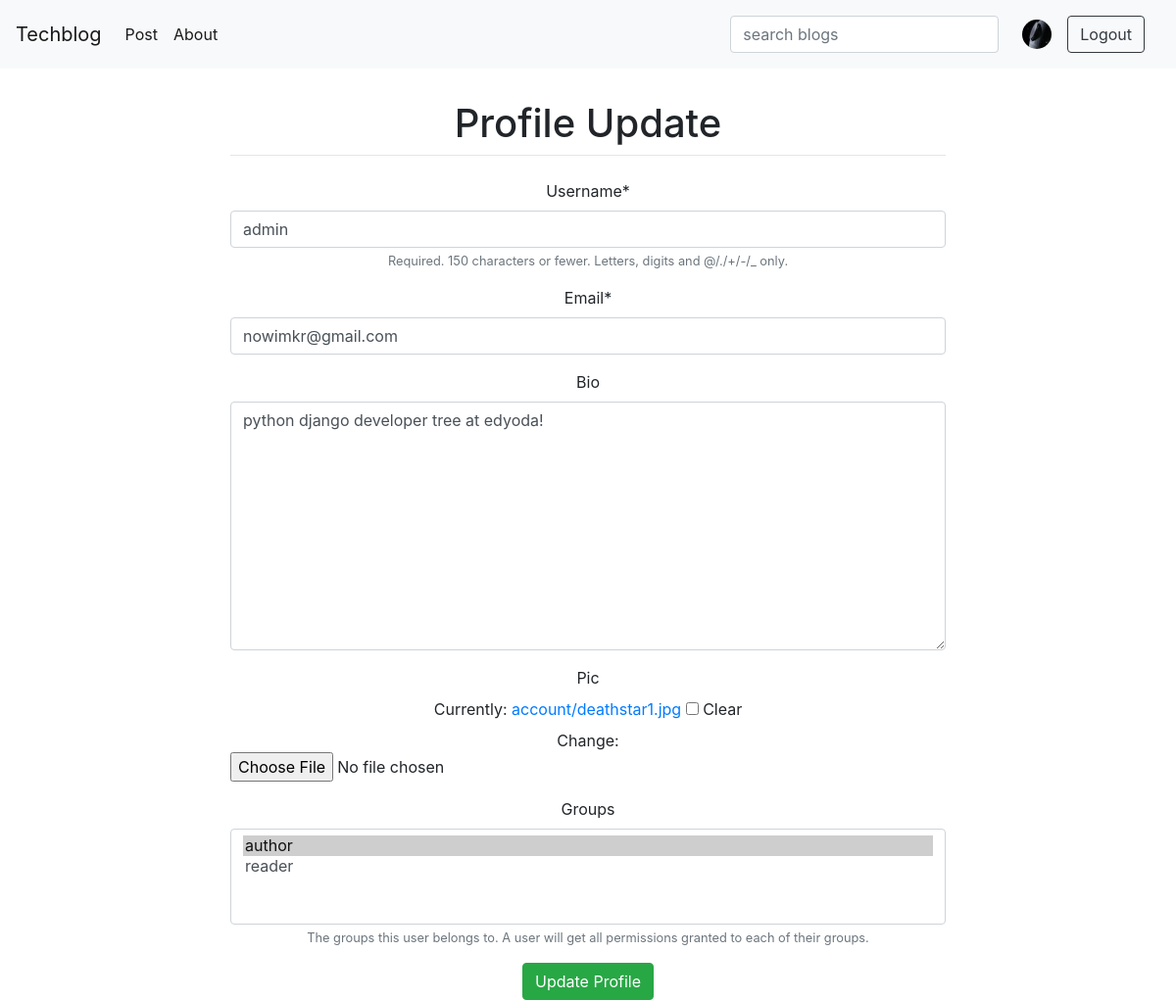
Screenshot of /account/1 with the database file from the repository.
### account/models.py (models this page shows, shortened)
class User(AbstractUser):
    email = models.EmailField(unique=True)
    pic = models.ImageField(upload_to='account/', blank=True)
    bio = models.TextField(blank=True)
    REQUIRED_FIELDS = ('email',)

### account/views.py (the view)
# urls.py: path('<int:id>', UserUpdate.as_view(), name='userupdate'),
class UserUpdate(UpdateView):
    model = get_user_model()
    form_class = UpdateForm
    pk_url_kwarg = 'id'
    template_name = 'registration/update.html'
    success_url = reverse_lazy('profile')

### account/forms.py
class UpdateForm(forms.ModelForm):
    class Meta:
        model = get_user_model()
        fields = ('username', 'email', 'bio', 'pic', 'groups')

### account/templates/registration/update.html (shortened to what this page needs)
{% extends 'blog/base.html' %}
{% load crispy_forms_tags %}
{% block extra_head %}
    <link rel="stylesheet" href="https://stackpath.bootstrapcdn.com/bootstrap/4.1.3/css/bootstrap.min.css">
{% endblock extra_head %}
{% block content %}
<div class="container">
    <div class="row justify-content-center">
        <div class="col-8">
            <h1 class="mt-2">Profile Update</h1>
            <hr class="mt-0 mb-4">
             <form method="POST" enctype="multipart/form-data">
                {{ form|crispy }}
                <input type="submit" class='btn btn-success' value="Update Profile">
            </form>
        </div>
    </div>
</div>
{% endblock %}

### blog/templates/blog/base.html (shortened to what this page needs)
{% load static %}
<!DOCTYPE html>
<html lang="en">
<head>
    <link rel="stylesheet" href="https://maxcdn.bootstrapcdn.com/bootstrap/4.0.0/css/bootstrap.min.css">
    <link rel="stylesheet" href="{% static 'blog/css/base.css' %}">
    {% block extra_head %}
    {% endblock %}
</head>
<body class="d-flex flex-column">
    <nav class="navbar navbar-expand-lg navbar-light bg-light fixed-top">
        <a class="navbar-brand" href="{% url 'home' %}">Techblog</a>
        <div class="collapse navbar-collapse" id="navbarSupportedContent">
            {% if user.is_authenticated %}
                <ul class="navbar-nav mr-auto">
                    <li class="nav-item active">
                        <a class="nav-link" href="{% url 'new-post' %}">Post<span class="sr-only">(current)</span></a>
                    </li>
                    <li class="nav-item active">
                        <a class="nav-link" href="{% url 'contact-us' %}">About <span class="sr-only">(current)</span></a>
                    </li>
                </ul>
                <form method="GET" action="" class="form-inline my-2 my-lg-0">
                    <input class="form-control mr-sm-2" type="text" name="q" type="text" value="{{ request.GET.q }}" placeholder="search blogs" aria-label="Search">
                </form>
                <a class="navbar-brand" href="#">
                    <a href="{% url 'profile' %}">
                        {% if user.pic %}
                        <img src="{{user.pic.url}}" width="30" height="30" class="rounded-circle" alt="">
                        {% else %}
                        <img src="https://encrypted-tbn0.gstatic.com/images?q=tbn%3AANd9GcTqVg_URh9Mvrm3NYaTlCUyiM7r382ohELc1g&usqp=CAU" width="30" height="30"
                            class="rounded-circle" alt="">
                        {% endif %}
                    </a>
                </a>
                <a class="nav-link disabled" href="{% url 'logout' %}"><button type="button" class="btn btn-outline-dark">Logout</button></a>
            {% endif %}
        </div>
    </nav>
    {% block content %}
    {% endblock %}
</body>
</html>

### blog/static/blog/css/base.css (style rules this page uses)
*, *:before, *:after { @include box-sizing(border-box) }
body { background-color: #eee; }
.container { margin: 4em 0; text-align: center; padding-left: 8%; padding-top: 30px; height: 100px; width: 75; }

### rows the page displays
User: pic (picture), username "admin", email "nowimkr@gmail.com", bio "python django developer tree at edyoda!"
